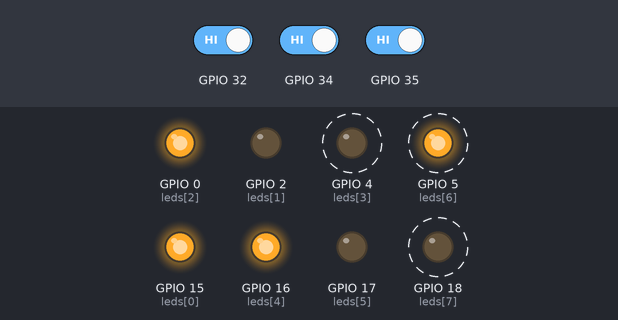
Bench run of a sketch on a simulated ESP32. On the bench: output pins drawn as LEDs (lit = HIGH). Dashed ring = blinking. Inputs (shaded band) come from the test bench; at power-on: GPIO 32 HIGH, GPIO 35 HIGH, GPIO 34 HIGH.

Above: at 2.8 s.
2.9 s: GPIO 32 driven LOW
At 3.3 s:
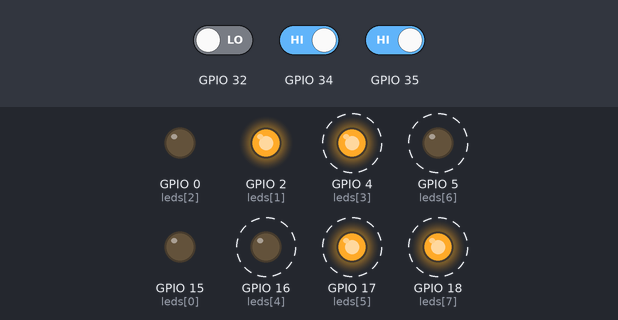
7.0 s: GPIO 35 driven LOW
At 7.5 s:
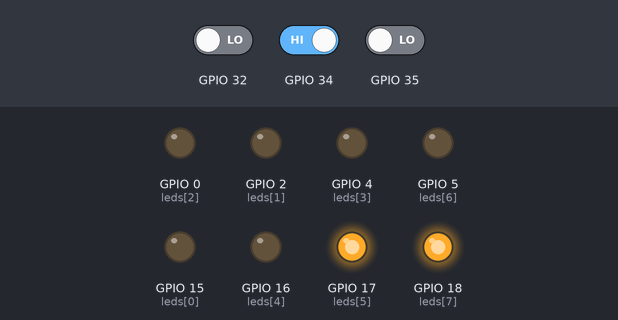
11.1 s: GPIO 34 driven LOW
At 13.3 s:
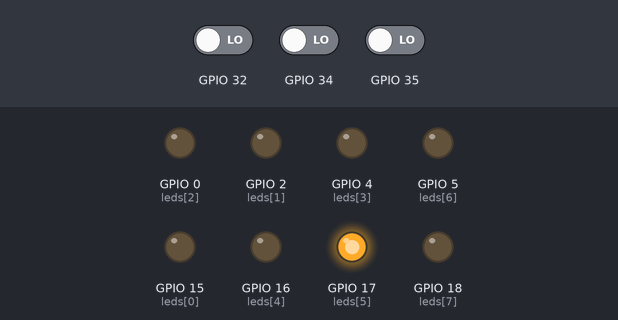
15.2 s: GPIO 35 driven HIGH
At 19.2 s:
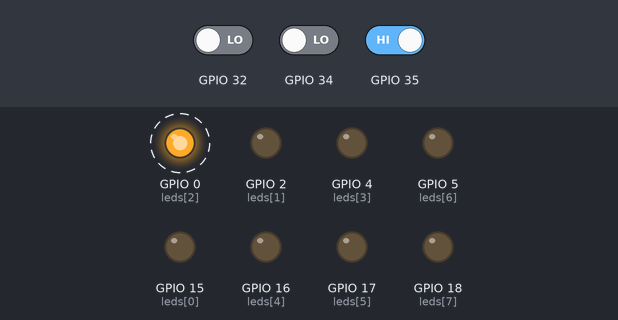
19.3 s: GPIO 32 driven HIGH
At 22.6 s:
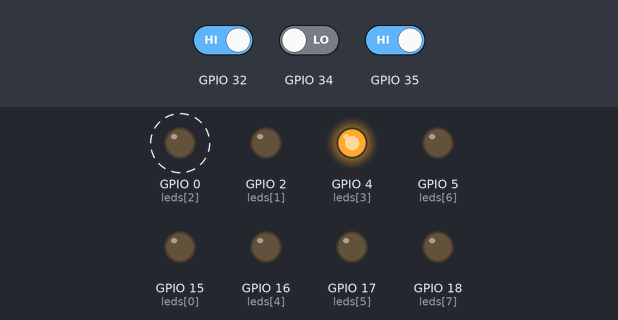
23.4 s: GPIO 35 driven LOW
At 25.8 s:
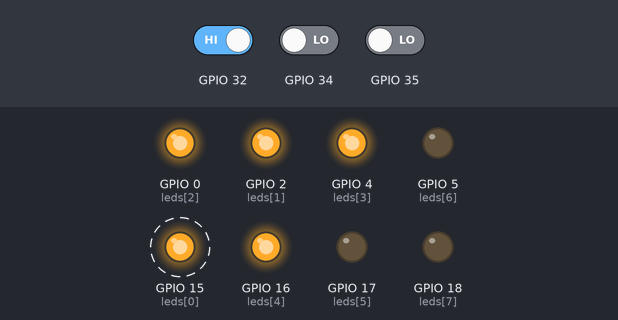
Timing chart, 0 to 31.5 s (numbered marks = the images above; inputs shaded):
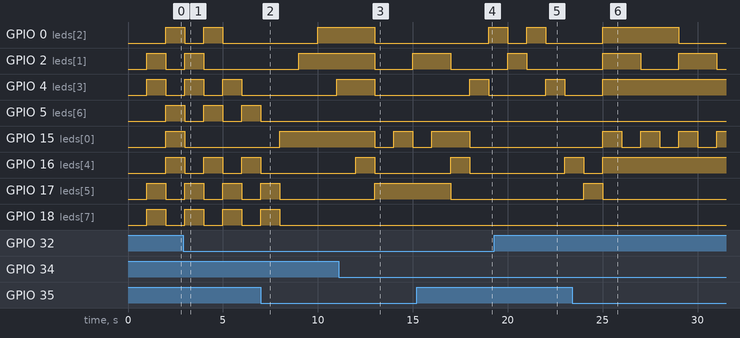

Measured:
- after the input at 2.9 s, GPIO 0 (leds[2]): goes on until 5.0 s, then stays LOW; GPIO 2 (leds[1]): goes on until 4.0 s, then stays LOW; GPIO 15 (leds[0]): goes on until 3.0 s, then stays LOW
- after the input at 7.0 s, GPIO 0 (leds[2]): LOW → HIGH after 3.0 s; GPIO 2 (leds[1]): LOW → HIGH after 2.0 s; GPIO 4 (leds[3]): LOW → HIGH after 4.0 s; GPIO 5 (leds[6]): goes on until 7.0 s, then stays LOW; GPIO 15 (leds[0]): LOW → HIGH after 1.0 s
- after the input at 11.1 s, GPIO 0 (leds[2]): HIGH → LOW after 1.9 s; GPIO 2 (leds[1]): HIGH → LOW after 1.9 s, → HIGH 2.0 s later
- after the input at 15.2 s, GPIO 0 (leds[2]): LOW → HIGH after 3.8 s instead of 1.8 s; GPIO 4 (leds[3]): LOW → HIGH after 2.8 s, → LOW 1.0 s later; GPIO 16 (leds[4]): LOW → HIGH after 1.8 s, → LOW 1.0 s later; GPIO 17 (leds[5]): HIGH → LOW after 1.8 s
- after the input at 19.3 s, GPIO 4 (leds[3]): LOW → HIGH after 2.7 s, → LOW 1.0 s later; GPIO 15 (leds[0]): stays LOW (without the input it goes to HIGH after 1.7 s); GPIO 16 (leds[4]): LOW → HIGH after 3.7 s
- after the input at 23.4 s, GPIO 0 (leds[2]): LOW → HIGH after 1.6 s, → LOW 4.0 s later; GPIO 2 (leds[1]): alternates HIGH for 2.0 s and LOW for 2.0 s, starting after 1.6 s
- by itself, GPIO 4 (leds[3]), GPIO 5 (leds[6]), GPIO 18 (leds[7]): alternates HIGH for 1.0 s and LOW for 1.0 s

The sketch:

lab_led.ino
```cpp
// Defina os pinos dos LEDs (0 a 7) - Certifique-se de conectar os LEDs apropriados a esses pinos
const int leds[] = {15, 2, 0, 4, 16, 17, 5, 18};

  int decimalNumber = 0; // Seu número decimal aqui (0 a 255)
  int reset = 0;
  int equ = 0;
  int inc = 0;

void setup() {
  // Configure os pinos dos LEDs como saída
  for (int i = 0; i < 8; i++) {
    pinMode(leds[i], OUTPUT);
  }

  // Inicialize pinos de entrada
  pinMode(34, INPUT);
  pinMode(35, INPUT);
  pinMode(32, INPUT);

}

void loop() {

  // Converta o número decimal para binário e acenda os LEDs correspondentes
  for (int i = 0; i < 8; i++) {
    int bit = (decimalNumber >> i) & 1;
    digitalWrite(leds[i], bit);
  }

//   Ler pinos de entrada
  int pin1 = digitalRead(32);
  int pin2 = digitalRead(35);
  int pin3 = digitalRead(34);


  if(pin3 == LOW && pin2 == LOW && pin1 == LOW){          // Incremento
    reset = 0;
    equ = 0;
    if(decimalNumber == 255){
      decimalNumber = 0;
    }
    else{
      decimalNumber++;
    }
  }
  else if(pin3 == LOW && pin2 == LOW && pin1 == HIGH){    // Decremento
    reset = 0;
    equ = 0;
    if(decimalNumber == 0){
      decimalNumber = 255;
    }
    else{
      decimalNumber--;
    }
  }
  else if(pin3 == LOW && pin2 == HIGH && pin1 == LOW){  // Deslocamento à direita de 1 led
    reset = 0;
    equ = 0;
    decimalNumber = decimalNumber/2;
  }
  else if(pin3 == LOW && pin2 == HIGH && pin1 == HIGH){ // Deslocamento à esquerda de 1 led
    reset = 0;
    equ = 0;
    decimalNumber = decimalNumber*2;
    if( decimalNumber > 255){
      decimalNumber = 0;
    }
  }
  else if(pin3 == HIGH && pin2 == LOW && pin1 == LOW){  // Equalizador
    reset = 0;
    if( equ == 0){
      decimalNumber = 0;
      equ = 1;
      inc = 1;
    }

    if( inc == 1){
      decimalNumber = decimalNumber*2 + 1;
      if(decimalNumber == 255){
        inc = 0;
      }
    }
    else{
      decimalNumber = decimalNumber/2;
    }
    if(decimalNumber == 0){
      inc = 1;
    }

  }
  else if(pin3 == HIGH && pin2 == LOW && pin1 == HIGH){ // Liga/desliga
    reset = 0;
    equ = 0;
    if(decimalNumber > 0){
      decimalNumber = 0;
    }
    else{
      decimalNumber = 255;
    }
  }
  else if(pin3 == HIGH && pin2 == HIGH && pin1 == LOW){ // Auto fantástico
    equ = 0;
    if(reset = 0){
      decimalNumber = 0;
      reset = 1;
    }
    if(decimalNumber < 7){
      decimalNumber = decimalNumber*2 + 1;
    }
    else{
      decimalNumber = decimalNumber * 2;
    }
    if(decimalNumber == 224 ){
      decimalNumber = 192;
    }
    else if(decimalNumber == 192){
      decimalNumber = 128;
    }
    else if(decimalNumber == 128){
      decimalNumber = 0;
    }
  }
  else {                                                 // Própria
    reset = 0;
    equ = 0;
    if(decimalNumber == 170){
      decimalNumber = 85;
    }
    else{
      decimalNumber = 170;
    }
  }

  delay(1000); // Aguarde 1 segundo antes de atualizar para o próximo número
}
```
